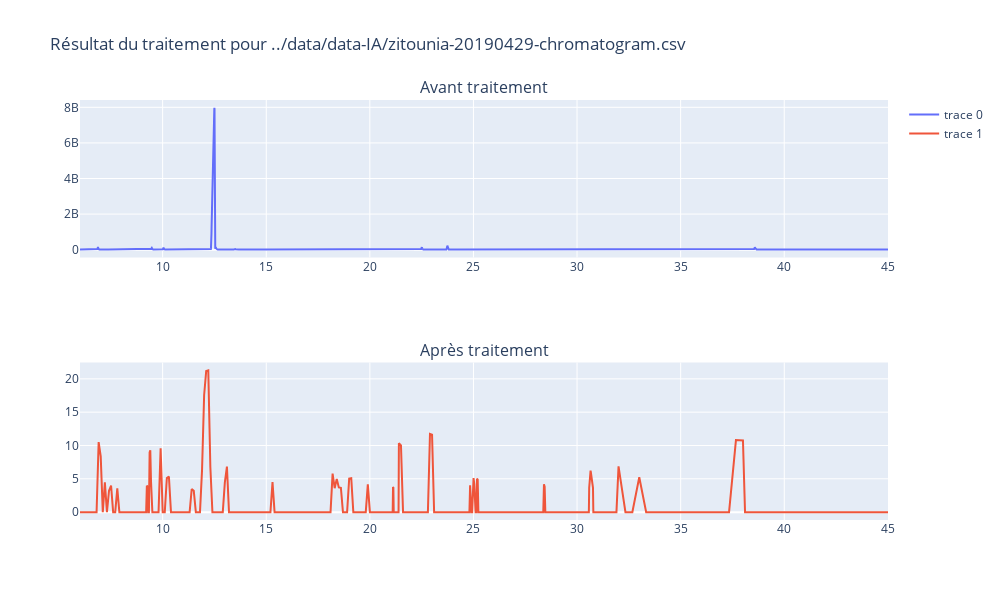
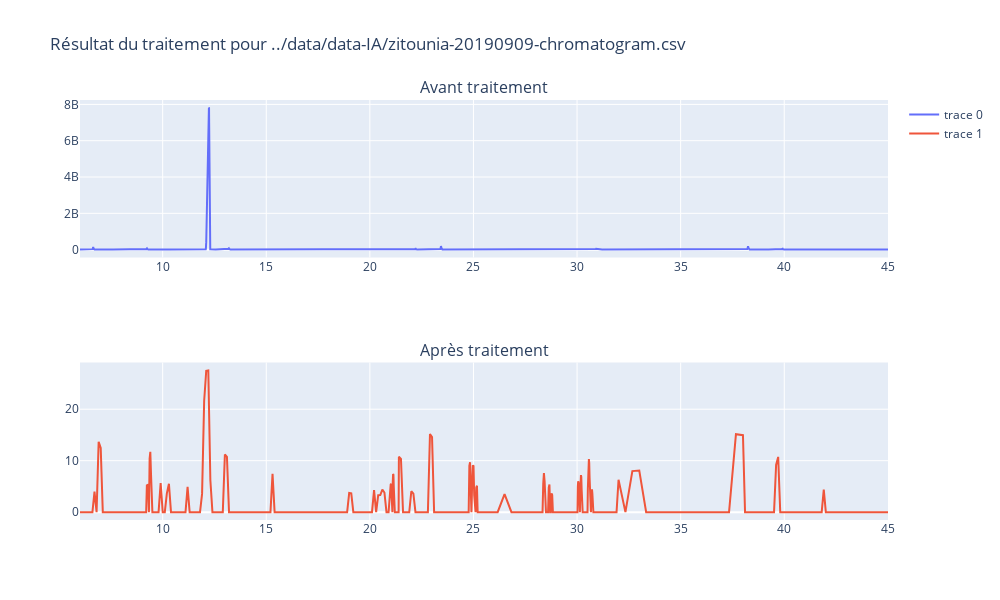
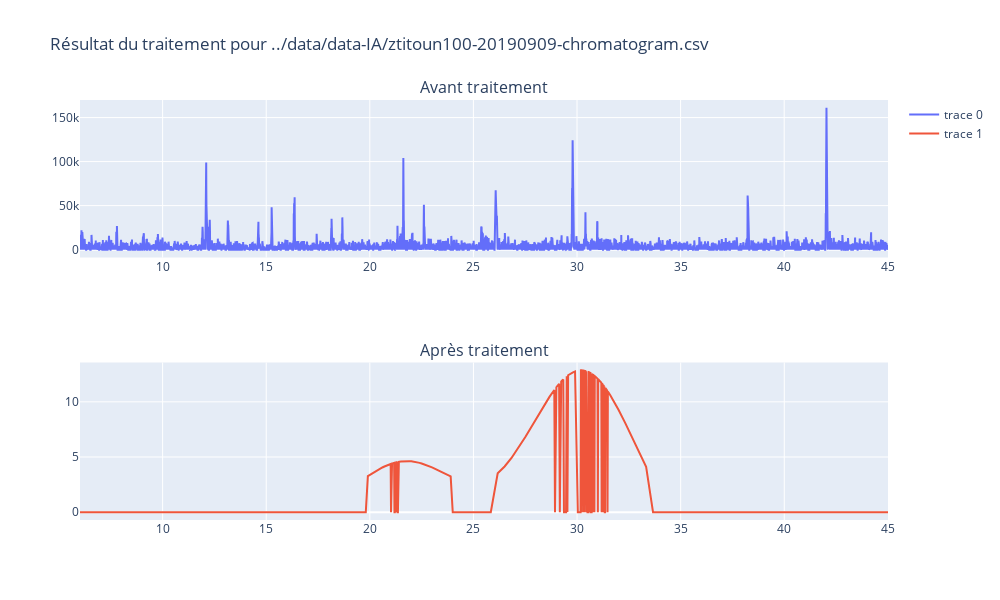

Notebook source saved alongside these figures, in order:
### Markdown cell above
Comparaison de données brutes avec les données traitées sur `nb_plot` exemples :

### Code cell
files = [f for f in listdir(PATH) if f.endswith(tools.CHROM_EXT)]
print('Nombre de fichier détectés : ', len(files))

i=0
for file in files[start:start+nb_plot]:
    file_path = join(PATH, file) # on récupère le chemin relatif du fichier
    print(file)
    df = tools.readCSV(file_path)  # données brutes
    # réduction de l'intervalle
    df = df.drop(df[df.index > tools.INTERVAL[1]].index)
    df = df.drop(df[df.index < tools.INTERVAL[0]].index)
    dt = tools.readAndAdaptDataFromCSV(PATH, file[: -17]) # données traitées
    newdf = dt.df
    #df = tools.alignSpikes(df, dt.spikes[0:4])
    print(dt.spikes)
    dt.printProblems()
    print(len(newdf))
    fig = make_subplots(rows = 2, cols=1, subplot_titles=['Avant traitement', 'Après traitement'])
    fig.add_trace(go.Scatter(x=df.index, y=df["values"], mode='lines'), row=1, col=1)
    fig.add_trace(go.Scatter(x=newdf.index, y=newdf["values"], mode='lines'), row=2, col=1)
    fig.update_layout(height=600, width=1000, title_text="Résultat du traitement pour " + file_path)
    fig.show()
    i+=1

### Figure 1 — Plotly figure (JSON) as saved in the notebook; plotly's stock layout.template omitted (floating-point values rounded to 4 significant figures; data arrays with more than 128 entries replaced by an {"elided": "..."} marker saying what was removed)
{"data": [{"mode": "lines", "type": "scatter", "x": {"elided": "6608 float values"}, "xaxis": "x", "y": {"elided": "6608 int values"}, "yaxis": "y"}, {"mode": "lines", "type": "scatter", "x": {"elided": "505 float values"}, "xaxis": "x2", "y": {"elided": "505 float values"}, "yaxis": "y2"}], "layout": {"annotations": [{"font": {"size": 16}, "showarrow": false, "text": "Avant traitement", "x": 0.5, "xanchor": "center", "xref": "paper", "y": 1, "yanchor": "bottom", "yref": "paper"}, {"font": {"size": 16}, "showarrow": false, "text": "Après traitement", "x": 0.5, "xanchor": "center", "xref": "paper", "y": 0.375, "yanchor": "bottom", "yref": "paper"}], "height": 600, "title": {"text": "Résultat du traitement pour ../data/data-IA/zitounia-20190429-chromatogram.csv"}, "width": 1000, "xaxis": {"anchor": "y", "domain": [0, 1]}, "xaxis2": {"anchor": "y2", "domain": [0, 1]}, "yaxis": {"anchor": "x", "domain": [0.625, 1]}, "yaxis2": {"anchor": "x2", "domain": [0, 0.375]}}}

### Figure 2 — Plotly figure (JSON) as saved in the notebook; plotly's stock layout.template omitted (floating-point values rounded to 4 significant figures; data arrays with more than 128 entries replaced by an {"elided": "..."} marker saying what was removed)
{"data": [{"mode": "lines", "type": "scatter", "x": {"elided": "6606 float values"}, "xaxis": "x", "y": {"elided": "6606 int values"}, "yaxis": "y"}, {"mode": "lines", "type": "scatter", "x": {"elided": "505 float values"}, "xaxis": "x2", "y": {"elided": "505 float values"}, "yaxis": "y2"}], "layout": {"annotations": [{"font": {"size": 16}, "showarrow": false, "text": "Avant traitement", "x": 0.5, "xanchor": "center", "xref": "paper", "y": 1, "yanchor": "bottom", "yref": "paper"}, {"font": {"size": 16}, "showarrow": false, "text": "Après traitement", "x": 0.5, "xanchor": "center", "xref": "paper", "y": 0.375, "yanchor": "bottom", "yref": "paper"}], "height": 600, "title": {"text": "Résultat du traitement pour ../data/data-IA/zitounia-20190909-chromatogram.csv"}, "width": 1000, "xaxis": {"anchor": "y", "domain": [0, 1]}, "xaxis2": {"anchor": "y2", "domain": [0, 1]}, "yaxis": {"anchor": "x", "domain": [0.625, 1]}, "yaxis2": {"anchor": "x2", "domain": [0, 0.375]}}}

### Figure 3 — Plotly figure (JSON) as saved in the notebook; plotly's stock layout.template omitted (floating-point values rounded to 4 significant figures; data arrays with more than 128 entries replaced by an {"elided": "..."} marker saying what was removed)
{"data": [{"mode": "lines", "type": "scatter", "x": {"elided": "6608 float values"}, "xaxis": "x", "y": {"elided": "6608 float values"}, "yaxis": "y"}, {"mode": "lines", "type": "scatter", "x": {"elided": "505 float values"}, "xaxis": "x2", "y": {"elided": "505 float values"}, "yaxis": "y2"}], "layout": {"annotations": [{"font": {"size": 16}, "showarrow": false, "text": "Avant traitement", "x": 0.5, "xanchor": "center", "xref": "paper", "y": 1, "yanchor": "bottom", "yref": "paper"}, {"font": {"size": 16}, "showarrow": false, "text": "Après traitement", "x": 0.5, "xanchor": "center", "xref": "paper", "y": 0.375, "yanchor": "bottom", "yref": "paper"}], "height": 600, "title": {"text": "Résultat du traitement pour ../data/data-IA/ztitoun100-20190909-chromatogram.csv"}, "width": 1000, "xaxis": {"anchor": "y", "domain": [0, 1]}, "xaxis2": {"anchor": "y2", "domain": [0, 1]}, "yaxis": {"anchor": "x", "domain": [0.625, 1]}, "yaxis2": {"anchor": "x2", "domain": [0, 0.375]}}}
